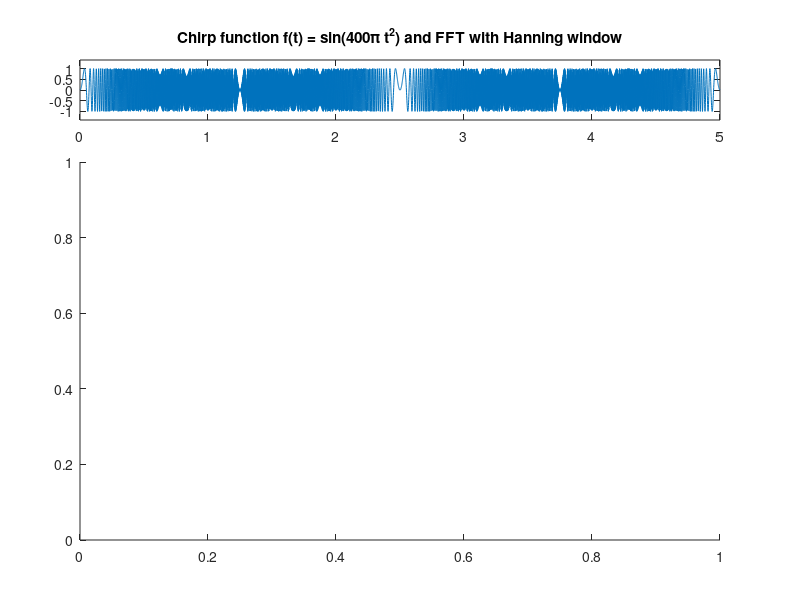

Here is the MATLAB script that generated this plot: (Note: this script raises an error after producing the figure.)
% spectogram_demo_US.m
fs = 1000; % sampling rate
a = 0; % time interval
b = 5;
o = 400; % frequency of chirp function at time 1
t = a:1/fs:b;
f = sin(o*pi*t.*t); % computing chirp function
nfft = 32; % size of FFT
window_size = 16;
window = hanning(window_size);
overlap = 4; % overlap of window functions
axes('Position',[0.1,0.8,0.8,0.1])
plot(t,f)
title('Chirp function f(t) = sin(400\pi t^2) and FFT with Hanning window')
axis([a,b,-1.4,1.4])
axes('Position',[0.1,0.1,0.8,0.63])
spectrogram(f, window, overlap, nfft, fs);
